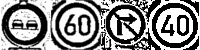
#> input picture excel/images/classification_tresh.png, 200 x 50 px
$ python -i threshold_sign.py   (imports and definitions only)
#> lines starting #> are read from the running program, lines starting #| are printed output that depends on the picture; after the words box and inside, x2 and y2 are one past the last pixel; in counts of white or black regions, pixels touching at a corner belong together
#> further down, picture is the input picture: shape (50, 200, 3); min 0, max 255, mean 138
import cv2
import numpy as np


class ThresholdSign:
    """ Represents thresholded sign"""

    def __init__(self, image):
        self.image = image
        self._result = self._create_from_image()

    def _create_from_image(self):
        gray = cv2.cvtColor(self.image, cv2.COLOR_BGR2GRAY)

        clahe = cv2.createCLAHE(clipLimit=2.0, tileGridSize=(5, 5))
        cl1 = clahe.apply(gray)

        threshold = cv2.adaptiveThreshold(cl1, 255, cv2.ADAPTIVE_THRESH_GAUSSIAN_C, cv2.THRESH_BINARY, 115, 1)
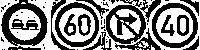
#> threshold: shape (50, 200); 52.4% white; 55 black regions (38 under 20 px), largest, box (x1, y1, x2, y2) and area: (1, 0, 48, 46) 844, (104, 0, 146, 44) 790, (152, 3, 198, 48) 600

        return threshold

    def calculate_features(self):
        small_image = cv2.resize(self._result, (30, 30))
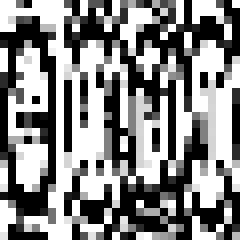
#> small_image: shape (30, 30) (shown 8 times larger); min 0, max 255, mean 134.4
        small_image = small_image.reshape(1, 900)

        return np.float32(small_image)

    def get_result(self):
        return self._result

>>> import cv2
>>> picture = cv2.imread('../../excel/images/classification_tresh.png')
>>> result = ThresholdSign(picture).calculate_features()
